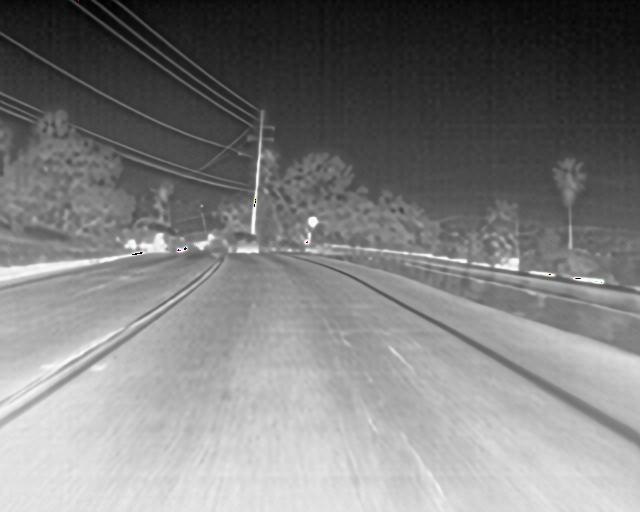
#> input picture test/demo/output-l1-398/save_results/FLIR_00057_0.jpeg, 640 x 512 px; its folder holds 4 pictures in this run
$ python calculate.py
#> lines starting #> are read from the running program, lines starting #| are printed output that depends on the picture; pictures that were not available may be replaced by others from this repository, and a replacement may not be noted
import os
from imageio import imread
from PIL import Image
import numpy as np
import math
import cv2


def calculate_psnr(img1, img2):
    # img1 and img2 have range [0, 255]
    img1 = img1.astype(np.float64)
    img2 = img2.astype(np.float64)
    mse = np.mean((img1 - img2)**2)
    if mse == 0:
        return float('inf')
    return 20 * math.log10(255.0 / math.sqrt(mse))
def ssim(img1, img2):
    C1 = (0.01 * 255)**2
    C2 = (0.03 * 255)**2

    img1 = img1.astype(np.float64)
    img2 = img2.astype(np.float64)
    kernel = cv2.getGaussianKernel(11, 1.5)
    window = np.outer(kernel, kernel.transpose())

    mu1 = cv2.filter2D(img1, -1, window)[5:-5, 5:-5]  # valid
    mu2 = cv2.filter2D(img2, -1, window)[5:-5, 5:-5]
    mu1_sq = mu1**2
    mu2_sq = mu2**2
    mu1_mu2 = mu1 * mu2
    sigma1_sq = cv2.filter2D(img1**2, -1, window)[5:-5, 5:-5] - mu1_sq
    sigma2_sq = cv2.filter2D(img2**2, -1, window)[5:-5, 5:-5] - mu2_sq
    sigma12 = cv2.filter2D(img1 * img2, -1, window)[5:-5, 5:-5] - mu1_mu2

    ssim_map = ((2 * mu1_mu2 + C1) * (2 * sigma12 + C2)) / ((mu1_sq + mu2_sq + C1) *
                                                            (sigma1_sq + sigma2_sq + C2))
    return ssim_map.mean()


def calculate_ssim(img1, img2):
    '''calculate SSIM
    the same outputs as MATLAB's
    img1, img2: [0, 255]
    '''
    if not img1.shape == img2.shape:
        raise ValueError('Input images must have the same dimensions.')
    if img1.ndim == 2:
        return ssim(img1, img2)
    elif img1.ndim == 3:
        if img1.shape[2] == 3:
            ssims = []
            for i in range(3):
                ssims.append(ssim(img1, img2))
            return np.array(ssims).mean()
        elif img1.shape[2] == 1:
            return ssim(np.squeeze(img1), np.squeeze(img2))
    else:
        raise ValueError('Wrong input image dimensions.')

HR_path = './test/demo/lr/'
SR_path = './test/demo/output-l1-398/save_results/'
total_num = 0
total_psnr = 0.
total_ssim = 0.

for HR_filename in os.listdir(HR_path):
    SR_filename = HR_filename
    SR_img = cv2.imread(SR_path+SR_filename) # 0-255
#> SR_img is the input picture: shape (512, 640, 3); mean B, G, R 125.9, 125.9, 125.9
    HR_img = cv2.imread(HR_path+HR_filename) # 0-255
    total_num += 1
    cur_psnr = calculate_psnr(SR_img,HR_img)
#> in calculate_psnr, `mse = np.mean((img1 - img2)**2)`: mse = 0
#> cur_psnr = inf
    cur_ssim = calculate_ssim(SR_img,HR_img)
#> the loop in calculate_ssim, `for i in range(3):` made 3 passes
#> pass 1, in ssim, `mu1 = cv2.filter2D(img1, -1, window)[5:-5, 5:-5]`:
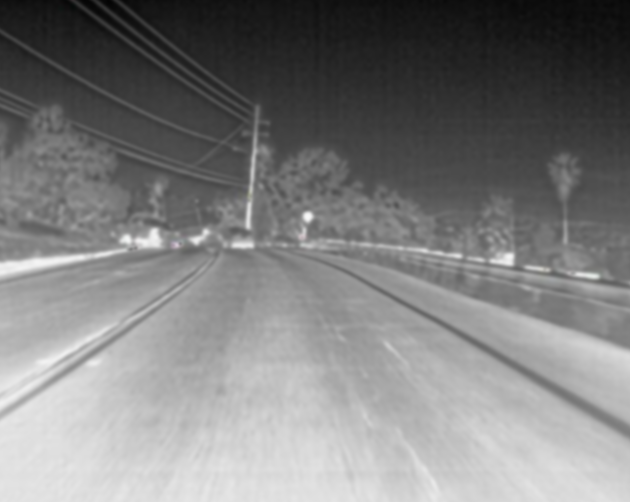
#> mu1: shape (502, 630, 3) float64; mean B, G, R 126.1, 126.1, 126.1
#> pass 1, in ssim, `mu1_sq = mu1**2`:
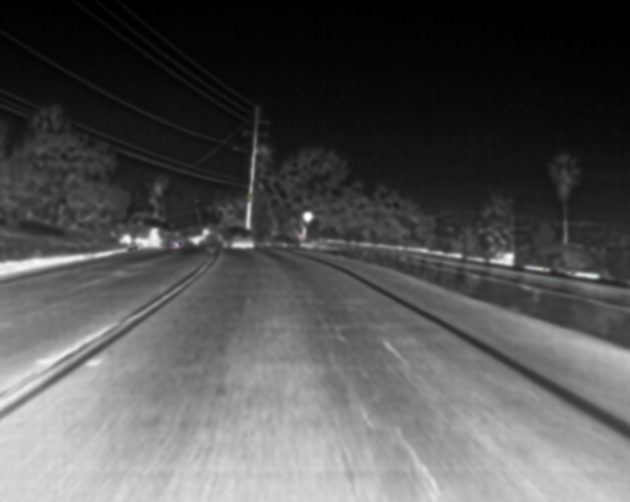
#> mu1_sq: shape (502, 630, 3) float64; mean B, G, R 20152.2, 20153.1, 20153.5; drawn with min black and max white
#> pass 1, in ssim, `sigma1_sq = cv2.filter2D(img1**2, -1, window)[5:-5, 5:-5] - mu1_sq`:
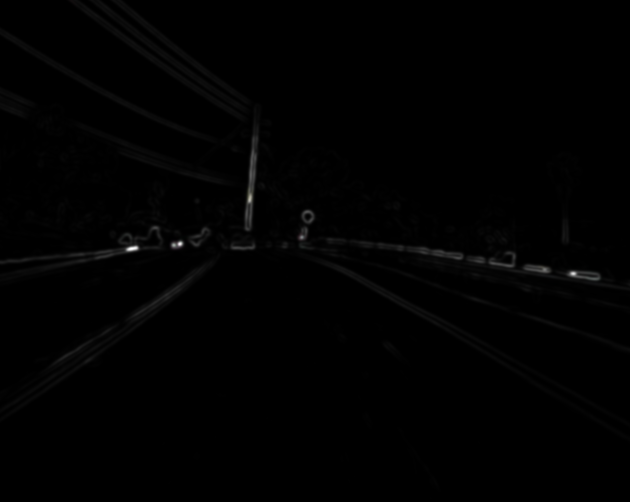
#> sigma1_sq: shape (502, 630, 3) float64; mean B, G, R 66.7, 66.8, 66.9; drawn with min black and max white
#> after the loop in calculate_ssim, `for i in range(3):`: ssims = [1, 1, 1]
#> cur_ssim = 1
    total_psnr += cur_psnr
#> total_psnr = inf
    total_ssim += cur_ssim
#> total_ssim = 1
    print('current psnr is :',cur_psnr)
#| current psnr is : inf
    print('current ssim is :',cur_ssim)
#| current ssim is : 1.0

avg_psnr = total_psnr / total_num
#> avg_psnr = inf
avg_ssim = total_ssim / total_num
#> avg_ssim = 1
print('the number of images is :',total_num)
print('average psnr is :',avg_psnr)
#| average psnr is : inf
print('average ssim is :',avg_ssim)
#| average ssim is : 1.0

$ run again, on test/demo/output-l1-398/save_results/FLIR_00294_0.jpeg
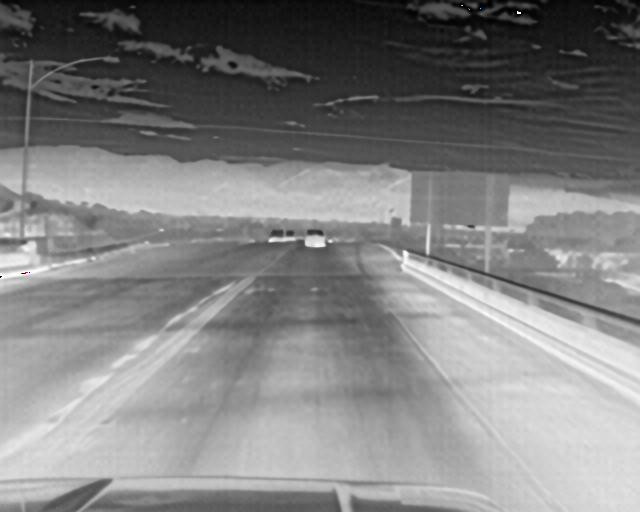
#> input picture test/demo/output-l1-398/save_results/FLIR_00294_0.jpeg, 640 x 512 px
#> SR_img is the input picture: shape (512, 640, 3); mean B, G, R 128.3, 128.3, 128.3
#> mse = 0
#> cur_psnr = inf
#> the loop in calculate_ssim, `for i in range(3):` made 3 passes
#> pass 1, in ssim, `mu1_sq = mu1**2`:
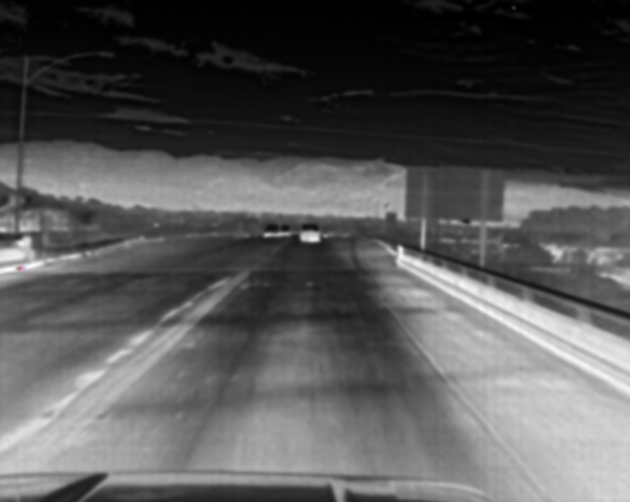
#> mu1_sq: shape (502, 630, 3) float64; mean B, G, R 20319.4, 20318.8, 20319.9; drawn with min black and max white
#> pass 1, in ssim, `sigma1_sq = cv2.filter2D(img1**2, -1, window)[5:-5, 5:-5] - mu1_sq`:
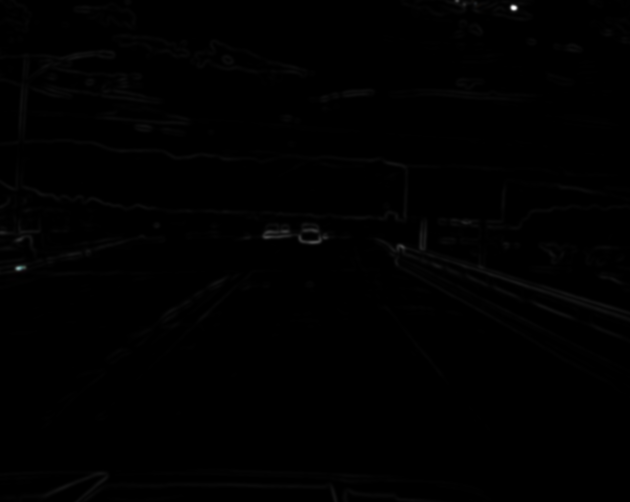
#> sigma1_sq: shape (502, 630, 3) float64; mean B, G, R 62, 62, 61.9; drawn with min black and max white
#> after the loop in calculate_ssim, `for i in range(3):`: ssims = [1, 1, 1]
#> cur_ssim = 1
#> total_psnr = inf
#> total_ssim = 1
#| current psnr is : inf
#| current ssim is : 1.0
#> avg_psnr = inf
#> avg_ssim = 1
#| average psnr is : inf
#| average ssim is : 1.0

$ run again, on test/demo/output-l1-398/save_results/FLIR_00376_0.jpeg
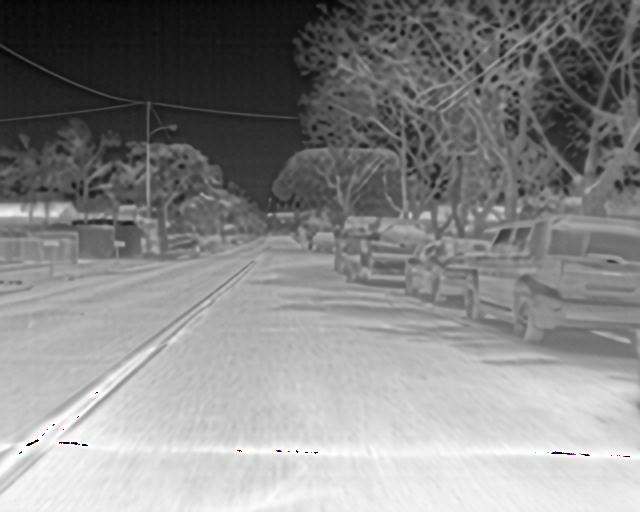
#> input picture test/demo/output-l1-398/save_results/FLIR_00376_0.jpeg, 640 x 512 px
#> SR_img is the input picture: shape (512, 640, 3); mean B, G, R 135.4, 135.4, 135.4
#> mse = 0
#> cur_psnr = inf
#> the loop in calculate_ssim, `for i in range(3):` made 3 passes
#> pass 1, in ssim, `mu1_sq = mu1**2`:
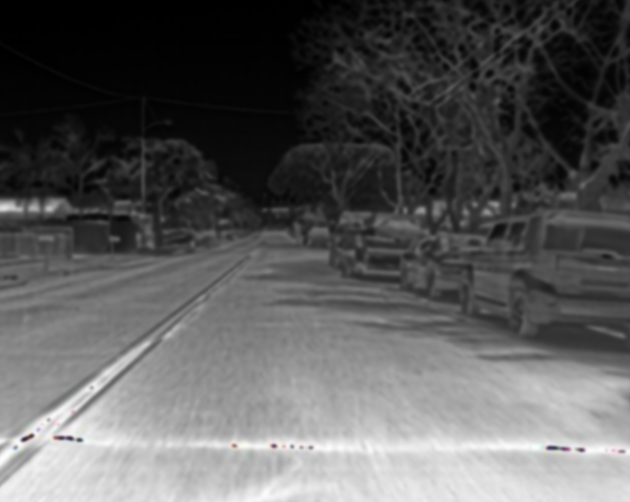
#> mu1_sq: shape (502, 630, 3) float64; mean B, G, R 22813.8, 22811.9, 22819.6; drawn with min black and max white
#> pass 1, in ssim, `sigma1_sq = cv2.filter2D(img1**2, -1, window)[5:-5, 5:-5] - mu1_sq`:
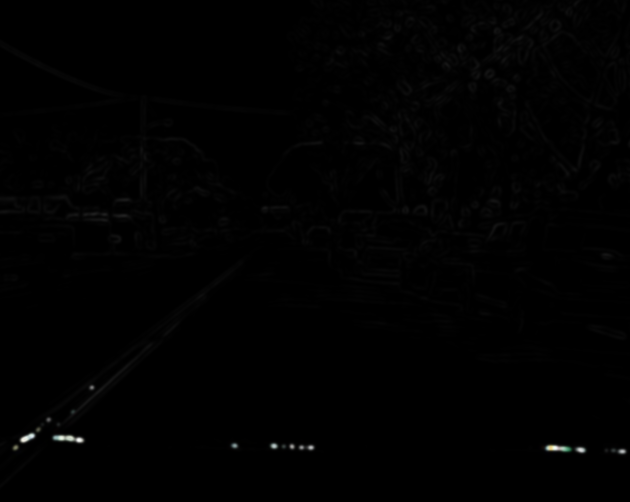
#> sigma1_sq: shape (502, 630, 3) float64; mean B, G, R 90.4, 91.6, 90.2; drawn with min black and max white
#> after the loop in calculate_ssim, `for i in range(3):`: ssims = [1, 1, 1]
#> cur_ssim = 1
#> total_psnr = inf
#> total_ssim = 1
#| current psnr is : inf
#| current ssim is : 1.0
#> avg_psnr = inf
#> avg_ssim = 1
#| average psnr is : inf
#| average ssim is : 1.0

$ run again, on test/demo/output-l1-398/save_results/FLIR_00498_0.jpeg
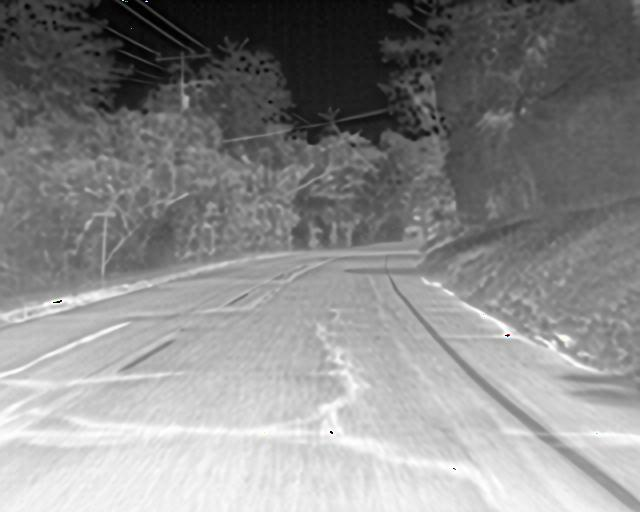
#> input picture test/demo/output-l1-398/save_results/FLIR_00498_0.jpeg, 640 x 512 px
#> SR_img is the input picture: shape (512, 640, 3); mean B, G, R 137.5, 137.5, 137.5
#> mse = 0
#> cur_psnr = inf
#> the loop in calculate_ssim, `for i in range(3):` made 3 passes
#> pass 1, in ssim, `mu1_sq = mu1**2`:
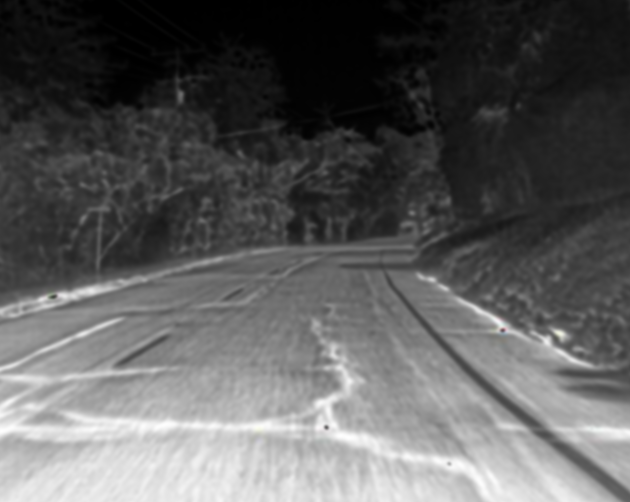
#> mu1_sq: shape (502, 630, 3) float64; mean B, G, R 23113.1, 23116, 23116; drawn with min black and max white
#> pass 1, in ssim, `sigma1_sq = cv2.filter2D(img1**2, -1, window)[5:-5, 5:-5] - mu1_sq`:
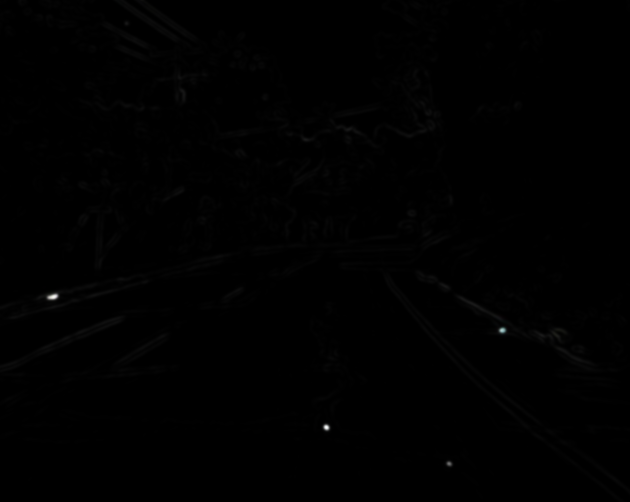
#> sigma1_sq: shape (502, 630, 3) float64; mean B, G, R 53.6, 53.6, 53.4; drawn with min black and max white
#> after the loop in calculate_ssim, `for i in range(3):`: ssims = [1, 1, 1]
#> cur_ssim = 1
#> total_psnr = inf
#> total_ssim = 1
#| current psnr is : inf
#| current ssim is : 1.0
#> avg_psnr = inf
#> avg_ssim = 1
#| average psnr is : inf
#| average ssim is : 1.0
